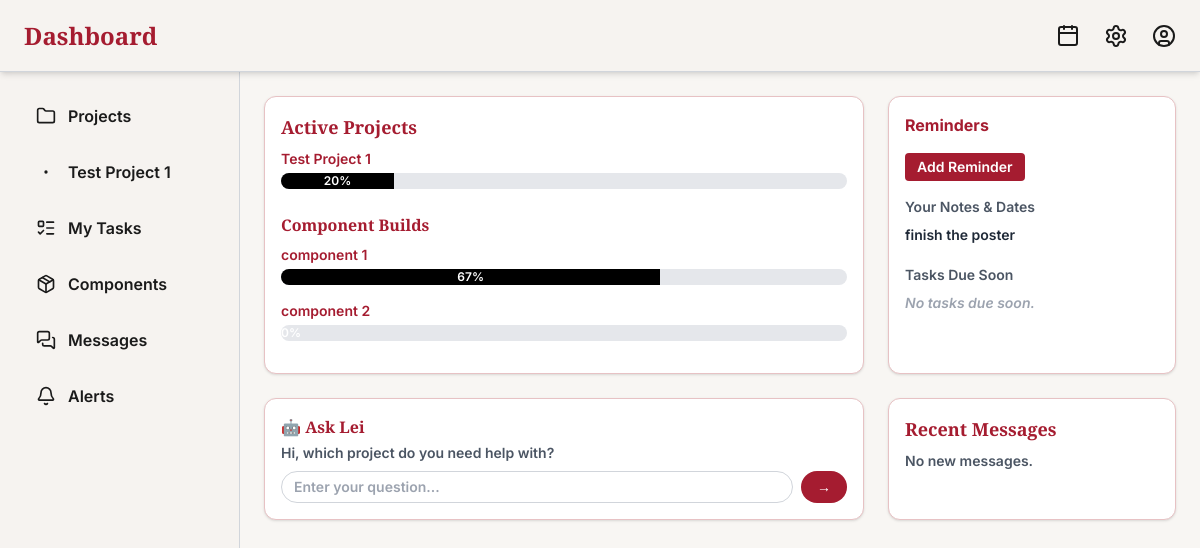
The app's page /tech-dashboard/ (signed in) with its own data.
### tracker/models.py (models this page shows, shortened)
class Project(models.Model):
    name = models.CharField(max_length=100)
    description = models.TextField(blank=True)
    start_date = models.DateField(null=True, blank=True)
    end_date = models.DateField(null=True, blank=True)
    status = models.CharField(
        max_length=20,
        choices=[('ongoing', 'Ongoing'), ('completed', 'Completed'), ('paused', 'Paused')],
        default='ongoing'
    )
    progress = models.FloatField(default=0)
    assigned_users = models.ManyToManyField(User, related_name='assigned_projects', blank=True)
    @property
    def progress(self):
        total = self.tasks.count()
        if total == 0:
            return 0
        approved = self.tasks.filter(is_approved=True).count()
        return int((approved / total) * 100)

class Component(models.Model):
    name = models.CharField(max_length=100)
    projects = models.ManyToManyField(Project, related_name='components')  # changed from FK to M2M
    description = models.TextField(blank=True)
    start_date = models.DateField(null=True, blank=True)
    end_date = models.DateField(null=True, blank=True)
    progress = models.FloatField(default=0.0)
    updated_at = models.DateTimeField(auto_now=True)
    status = models.CharField(
        max_length=20,
        choices=[('ongoing', 'Ongoing'), ('completed', 'Completed'), ('paused', 'Paused')],
        default='ongoing'
    )

class Reminder(models.Model):
    user = models.ForeignKey(User, on_delete=models.CASCADE)
    title = models.CharField(max_length=200)
    note = models.TextField(blank=True)
    reminder_time = models.DateTimeField()  # renamed and updated from DateField
    created_at = models.DateTimeField(auto_now_add=True)

### tracker/views.py (the view)
# urls.py: path('tech-dashboard/', views.tech_dashboard, name='tech_dashboard'),
@login_required
def tech_dashboard(request):
    projects = Project.objects.filter(assigned_users=request.user)
    components = Component.objects.all()
    reminders = Reminder.objects.filter(user=request.user)
    return render(request, 'tracker/tech_dashboard.html', {
        'projects': projects,
        'components': components,
        'reminders': reminders,
    })

### tracker/templates/tracker/tech_dashboard.html (shortened to what this page needs)
<!DOCTYPE html>
<html lang="en">
<head>
  <script src="https://cdn.tailwindcss.com"></script>
</head>
<body class="font-inter font-semibold bg-[var(--bg-softest)] text-[var(--text-dark)] min-h-screen h-screen flex flex-col">
  <header class="bg-[var(--panel-bg)] shadow-md px-6 py-4 flex justify-between items-center h-[72px] border-b border-gray-300 relative">
    <h1 class="text-2xl font-playfair text-[var(--accent-red)]">Dashboard</h1>
    <div class="flex items-center gap-6 relative">
      <a href="calendar.html" class="hover:text-[var(--accent-red)] transition hover:scale-110">
        <i data-lucide="calendar" class="w-6 h-6"></i>
      </a>
      <a href="settings.html" class="hover:text-[var(--accent-red)] transition hover:scale-110">
        <i data-lucide="settings" class="w-6 h-6"></i>
      </a>
      <a href="profile.html" class="hover:text-[var(--accent-red)] transition hover:scale-110">
        <i data-lucide="user-circle" class="w-6 h-6"></i>
      </a>
    </div>
  </header>
  <main class="flex-1 flex flex-col lg:flex-row overflow-hidden">
    <aside class="w-full lg:w-1/5 bg-[var(--panel-bg)] border-r border-gray-300 p-6 overflow-y-auto">
      <nav class="flex flex-col gap-4 text-[var(--text-dark)]">
        <a href="{% url 'tech_project_list' %}" class="flex items-center gap-3 px-3 py-2 rounded-md hover:bg-[#f4e8e7] hover:text-[var(--accent-red)] transition-all">
          <i data-lucide="folder" class="w-5 h-5"></i> <span>Projects</span>
        </a>
        {% for project in projects %}
        <a href="{% url 'tech_project_detail' project.id %}" class="flex items-center gap-3 px-3 py-2 rounded-md hover:bg-[#f4e8e7] hover:text-[var(--accent-red)] transition-all">
          <i data-lucide="dot" class="w-5 h-5"></i> <span>{{ project.name }}</span>
        </a>
        {% empty %}
        <p class="text-sm text-gray-400 px-3">No projects</p>
        {% endfor %}
        <a href="{% url 'tech_tasks' %}" class="flex items-center gap-3 px-3 py-2 rounded-md hover:bg-[#f4e8e7] hover:text-[var(--accent-red)] transition-all">
          <i data-lucide="list-todo" class="w-5 h-5"></i> <span>My Tasks</span>
        </a>
        <a href="{% url 'tech_components' %}" class="flex items-center gap-3 px-3 py-2 rounded-md hover:bg-[#f4e8e7] hover:text-[var(--accent-red)] transition-all">
          <i data-lucide="package" class="w-5 h-5"></i> <span>Components</span>
        </a>
        <a href="messages.html" class="flex items-center gap-3 px-3 py-2 rounded-md hover:bg-[#f4e8e7] hover:text-[var(--accent-red)] transition-all">
          <i data-lucide="messages-square" class="w-5 h-5"></i> <span>Messages</span>
        </a>
        <a href="alerts.html" class="flex items-center gap-3 px-3 py-2 rounded-md hover:bg-[#f4e8e7] hover:text-[var(--accent-red)] transition-all">
          <i data-lucide="bell" class="w-5 h-5"></i> <span>Alerts</span>
        </a>
      </nav>
    </aside>
    <section class="flex-1 overflow-y-auto p-6 bg-[var(--bg-softest)]">
      <div class="grid grid-cols-3 gap-6">
        <div class="bg-white border border-[#e7c2c4] shadow rounded-xl p-4 col-span-2">
          <h2 class="text-lg font-playfair mb-2 text-[var(--accent-red)]">Active Projects</h2>
          {% for project in projects %}
          <a href="{% url 'tech_project_detail' project.id %}" class="text-sm mb-1 text-[var(--accent-red)] hover:underline hover:text-red-500 block">
            {{ project.name }}
          </a>
          <div class="w-full bg-gray-200 h-4 rounded-full overflow-hidden mb-4">
            <div class="bg-black h-4 text-white text-xs text-center" style="width: {{ project.progress|floatformat:0 }}%;">
              {{ project.progress|floatformat:0 }}%
            </div>
          </div>
          {% empty %}
          <p class="text-sm text-gray-500">No active projects assigned.</p>
          {% endfor %}
          <h3 class="text-md font-playfair mb-2 mt-6 text-[var(--accent-red)]">Component Builds</h3>
          {% for comp in components %}
          <a href="{% url 'tech_component_detail' comp.id %}" class="text-sm mb-1 text-[var(--accent-red)] hover:underline hover:text-red-500 block">
            {{ comp.name }}
          </a>
          <div class="w-full bg-gray-200 h-4 rounded-full overflow-hidden mb-4">
            <div class="bg-black h-4 text-white text-xs text-center" style="width: {{ comp.progress|floatformat:0 }}%;">
              {{ comp.progress|floatformat:0 }}%
            </div>
          </div>
          {% empty %}
          <p class="text-sm text-gray-500">No components found.</p>
          {% endfor %}
        </div>
        <div class="bg-white border border-[#e7c2c4] shadow rounded-xl p-4 h-full">
          <h2 class="text-md font-bold text-[var(--accent-red)] mb-2">Reminders</h2>
          <form method="POST" action="{% url 'tech_dashboard' %}" class="space-y-2">
            <button type="submit" class="bg-[var(--accent-red)] text-white px-3 py-1 text-sm rounded hover:bg-red-600">Add Reminder</button>
          </form>
          <h3 class="text-sm font-semibold text-gray-600 mt-4">Your Notes & Dates</h3>
          <ul class="mt-2 space-y-1 text-sm text-gray-800">
            {% for r in reminders %}
              <li class="flex justify-between items-center">
                <span>{{ r.title }}</span>
              </li>
            {% empty %}
              <li class="italic text-gray-400">No reminders yet.</li>
            {% endfor %}
          </ul>
          <h3 class="text-sm font-semibold text-gray-600 mt-5">Tasks Due Soon</h3>
          <ul class="mt-2 space-y-1 text-sm text-gray-800">
            {% for task in upcoming_tasks %}
              <li class="flex justify-between items-center">
                <span>{{ task.title }}</span>
                <span class="text-xs text-gray-500">{{ task.due_date|date:"M d, Y" }}</span>
              </li>
            {% empty %}
              <li class="italic text-gray-400">No tasks due soon.</li>
            {% endfor %}
          </ul>
        </div>
        <div class="bg-white border border-[#e7c2c4] shadow rounded-xl p-4 col-span-2">
          <h2 class="text-base font-playfair text-[var(--accent-red)] mb-1">🤖 Ask Lei</h2>
          <p class="text-sm text-gray-600 mb-2">Hi, which project do you need help with?</p>
          <div class="flex gap-2">
            <input type="text" class="flex-1 border border-gray-300 bg-white text-black rounded-full px-3 py-1 text-sm focus:ring-2 focus:ring-[var(--accent-red)] focus:outline-none transition hover:scale-[1.02]" placeholder="Enter your question..." />
            <button class="bg-[var(--accent-red)] text-white px-4 py-1.5 text-sm rounded-full hover:bg-red-700 transition hover:scale-105">&rarr;</button>
          </div>
        </div>
        <div class="bg-white border border-[#e7c2c4] shadow rounded-xl p-4">
          <h2 class="text-lg font-playfair text-[var(--accent-red)] mb-2">Recent Messages</h2>
          <p class="text-sm text-gray-600">No new messages.</p>
        </div>
      </div>
    </section>
  </main>
</body>
</html>

### tracker/templates/tracker/tech_dashboard.html (style rules this page uses)
:root { --accent-red: #a51c30; --bg-softest: #f8f6f3; --panel-bg: #f6f3f0; --text-dark: #1A1A1A; }
.font-playfair { font-family: 'Playfair Display', serif; }
.font-inter { font-family: 'Inter', sans-serif; }

### records on screen
Project: name "Test Project 1", progress "20"
Component: name "component 1", progress "67"
Component: name "component 2", progress "0"
Reminder: title "finish the poster"
